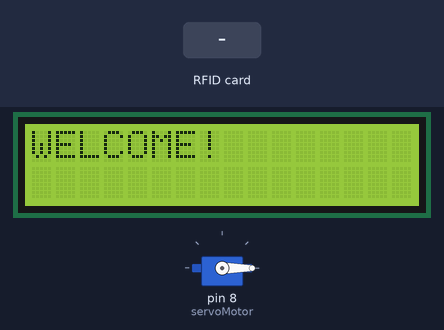
A sketch run on a simulated Arduino Uno, built with avr-gcc and run on an emulated ATmega328P. On the bench: 16×2 character LCD, servo. The inputs (shaded band) are chosen by the test bench. What the sketch prints to the serial monitor is not drawn.

Above: at 1.3 s.
1.4 s: RFID card 5E 7A 19 C4 held to the reader
At 2.6 s:
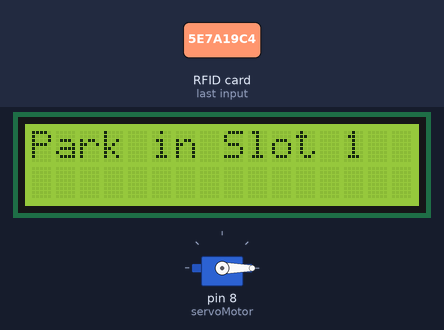
At 4.2 s:
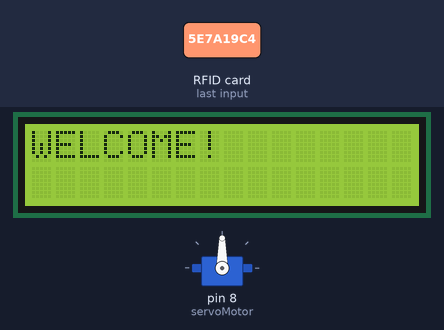
4.4 s: RFID card 5E 7A 19 C4 held to the reader
At 7.6 s:
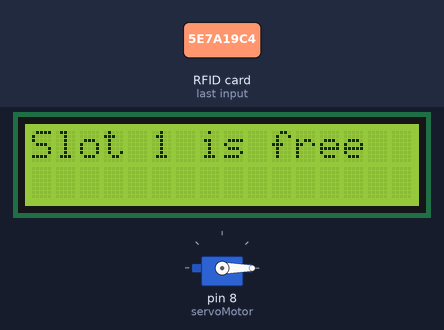
Timing chart, 0 to 15.9 s (numbered marks = the images above; inputs shaded):
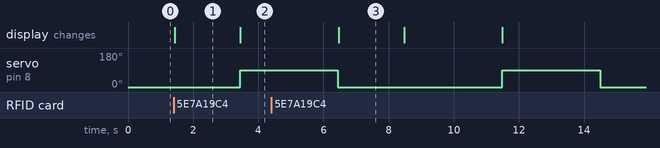

Measured:
- after the input at 1.4 s, servo on pin 8 (servoMotor): 0° → 90° after 2.0 s; the display: changes at once (image 1)
- after the input at 4.4 s, the display: changes after 2.1 s (image 3)
- what the display in image 1 shows lasts 2.0 s, from 1.4 s to 3.4 s

The sketch:

RFID_car_parking_system.ino
```cpp
#include <Wire.h>
#include <LiquidCrystal_I2C.h>
#include <Servo.h>
#include <MFRC522.h>
#include <SPI.h>

// Pin configurations
#define RST_PIN 9  // Reset pin for RFID
#define SS_PIN 10  // Slave Select pin for RFID

// Define the Servo and LCD
Servo servoMotor;
LiquidCrystal_I2C lcd(0x27, 16, 2);  // LCD I2C address 0x27
MFRC522 mfrc522(SS_PIN, RST_PIN);    // Create MFRC522 instance

// Define parking slots (5 slots for example)
#define TOTAL_SLOTS 4
int parkingSlots[TOTAL_SLOTS] = {0};  // 0 means available, 1 means occupied
String parkedCars[TOTAL_SLOTS];       // Stores RFID tag of the parked cars

void setup() {
  // Initialize components
  Serial.begin(9600);
  SPI.begin();            // Init SPI bus
  mfrc522.PCD_Init();     // Init RFID
  lcd.init();             // Init LCD
  lcd.backlight();        // Turn on LCD backlight
  servoMotor.attach(8);   // Servo connected to pin 8
  servoMotor.write(0);    // Initial position (barrier down)

  lcd.setCursor(0, 0);
  lcd.print("WELCOME!");
}

void loop() {
  // Look for new cards
  if (!mfrc522.PICC_IsNewCardPresent() || !mfrc522.PICC_ReadCardSerial()) {
    return;  // No new card found
  }

  // Read the RFID UID (car's unique identifier)
  String carID = "";
  for (byte i = 0; i < mfrc522.uid.size; i++) {
    carID += String(mfrc522.uid.uidByte[i], HEX);
  }

  // Serial.print("Car ID: ");
  // Serial.println(carID);

  // Check if the car is entering or exiting
  int slot = findCarSlot(carID);
  if (slot == -1) {
    lcd.clear();
    lcd.setCursor(0, 0);
    lcd.print("WELCOME!");
    // New car, assign a parking slot if available
    int availableSlot = findAvailableSlot();
    if (availableSlot != -1) {
      // Assign slot and open the barrier
      assignSlot(availableSlot, carID);
    } else {
      // No slots available
      lcd.setCursor(0, 0);
      lcd.print("No slots avail");
      delay(2000);
      lcd.clear();
    }
  } else {
    // Car is exiting, free the slot
    freeSlot(slot);
  }

  // Halt PICC (prevents further communication until next read)
  mfrc522.PICC_HaltA();
  mfrc522.PCD_StopCrypto1();
}

int findAvailableSlot() {
  for (int i = 0; i < TOTAL_SLOTS; i++) {
    if (parkingSlots[i] == 0) {
      return i;  // Slot is available
    }
  }
  return -1;  // No slots available
}

void assignSlot(int slot, String carID) {
  parkingSlots[slot] = 1;          // Mark slot as occupied
  parkedCars[slot] = carID;        // Store the car's RFID ID

  // Temporarily show parking information
  lcd.clear();
  lcd.setCursor(0, 0);
  lcd.print("Park in Slot ");
  lcd.print(slot + 1);             // Display the slot number
  delay(2000);                     // Show this message for 2 seconds

  // Revert back to "WELCOME" message
  lcd.clear();
  lcd.setCursor(0, 0);
  lcd.print("WELCOME!");

  // Open the barrier
  servoMotor.write(90);            // Barrier up
  delay(3000);                     // Allow time for car to pass
  servoMotor.write(0);             // Barrier down

  // Send data to Python via serial
  Serial.print(carID);    // Car number (from RFID)
  Serial.print(",");      // Separator
  Serial.print(slot + 1); // Slot number
  Serial.println(",entry");   // Entry status

}

void freeSlot(int slot) {
  parkingSlots[slot] = 0;          // Mark slot as free

  // Temporarily show exit information
  lcd.clear();
  lcd.setCursor(0, 0);
  lcd.print("Slot ");
  lcd.print(slot + 1);
  lcd.print(" is free");
  delay(2000);                     // Show this message for 2 seconds

  // Revert back to "WELCOME" message
  lcd.clear();
  lcd.setCursor(0, 0);
  lcd.print("TY Visit Again!");
  delay(3000);
  lcd.clear();
  lcd.setCursor(0, 0);
  lcd.print("WELCOME!");

  // Open the barrier
  servoMotor.write(90);            // Barrier up
  delay(3000);                     // Allow time for car to pass
  servoMotor.write(0);             // Barrier down

  // Send data to Python via serial
  Serial.print(parkedCars[slot]);    // Car number
  Serial.print(",");                // Separator
  Serial.print(slot + 1);           // Slot number
  Serial.println(",exit");          // Exit status
}

int findCarSlot(String carID) {
  for (int i = 0; i < TOTAL_SLOTS; i++) {
    if (parkingSlots[i] == 1 && parkedCars[i] == carID) {
      return i;  // Found the car in a slot
    }
  }
  return -1;  // Car is not in the parking lot
}
```
